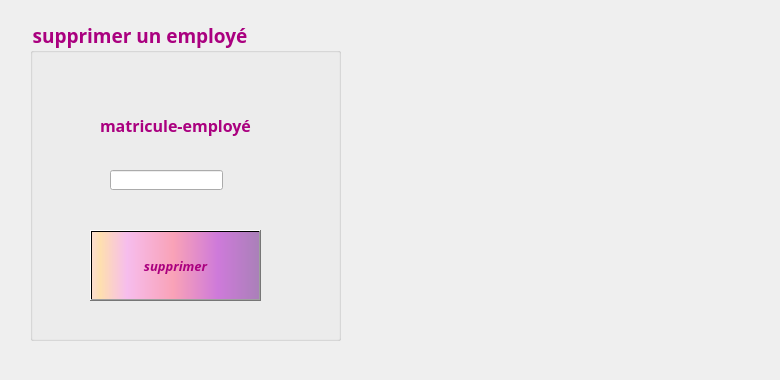
     <widget class="QWidget" name="supprimeremp">
      <attribute name="title">
       <string>Supprimer</string>
      </attribute>
      <widget class="QGroupBox" name="groupBox_3">
       <property name="geometry">
        <rect>
         <x>30</x>
         <y>20</y>
         <width>311</width>
         <height>321</height>
        </rect>
       </property>
       <property name="font">
        <font>
         <family>Lucida Calligraphy</family>
         <pointsize>14</pointsize>
         <weight>75</weight>
         <bold>true</bold>
        </font>
       </property>
       <property name="layoutDirection">
        <enum>Qt::LeftToRight</enum>
       </property>
       <property name="styleSheet">
        <string notr="true">color:rgb(170, 0, 127);
</string>
       </property>
       <property name="title">
        <string>supprimer un employé</string>
       </property>
       <widget class="QLabel" name="label_29">
        <property name="geometry">
         <rect>
          <x>168</x>
          <y>318</y>
          <width>2101</width>
          <height>2211</height>
         </rect>
        </property>
        <property name="text">
         <string/>
        </property>
        <property name="pixmap">
         <pixmap>../Documents/temp/macaron.jpg</pixmap>
        </property>
       </widget>
       <widget class="QLabel" name="label_30">
        <property name="geometry">
         <rect>
          <x>70</x>
          <y>70</y>
          <width>191</width>
          <height>71</height>
         </rect>
        </property>
        <property name="font">
         <font>
          <family>Lucida Calligraphy</family>
          <pointsize>12</pointsize>
          <weight>75</weight>
          <bold>true</bold>
         </font>
        </property>
        <property name="text">
         <string>matricule-employé</string>
        </property>
       </widget>
       <widget class="QPushButton" name="suppemp">
        <property name="geometry">
         <rect>
          <x>60</x>
          <y>210</y>
          <width>171</width>
          <height>71</height>
         </rect>
        </property>
        <property name="font">
         <font>
          <family>Lucida Calligraphy</family>
          <pointsize>10</pointsize>
          <weight>75</weight>
          <italic>true</italic>
          <bold>true</bold>
          <underline>false</underline>
          <strikeout>false</strikeout>
         </font>
        </property>
        <property name="styleSheet">
         <string notr="true">background-color: qlineargradient(spread:pad, x1:1, y1:0, x2:1, y2:0, stop:0.919598 rgba(255, 0, 111, 255), stop:0.98 rgba(0, 0, 0, 255), stop:1 rgba(235, 148, 61, 255));
color: rgb(170, 0, 127);

background-color: qlineargradient(spread:pad, x1:0, y1:0, x2:1, y2:0, stop:0.0100503 rgba(252, 222, 204, 255), stop:0.0502513 rgba(254, 223, 175, 255), stop:0.211055 rgba(246, 189, 237, 255), stop:0.487437 rgba(249, 162, 183, 255), stop:0.753769 rgba(206, 122, 218, 255), stop:1 rgba(170, 128, 185, 255));</string>
        </property>
        <property name="text">
         <string>supprimer</string>
        </property>
        <property name="icon">
         <iconset>
          <normaloff>../imagesQT/pbs.png</normaloff>../imagesQT/pbs.png</iconset>
        </property>
        <property name="iconSize">
         <size>
          <width>100</width>
          <height>121</height>
         </size>
        </property>
       </widget>
       <widget class="QLineEdit" name="comboBox_employes_sup">
        <property name="geometry">
         <rect>
          <x>80</x>
          <y>150</y>
          <width>113</width>
          <height>20</height>
         </rect>
        </property>
       </widget>
      </widget>
      <widget class="QLabel" name="label_photo_10">
       <property name="geometry">
        <rect>
         <x>0</x>
         <y>0</y>
         <width>771</width>
         <height>371</height>
        </rect>
       </property>
       <property name="text">
        <string/>
       </property>
       <property name="pixmap">
        <pixmap>../imagesQT/suppempback.jpg</pixmap>
       </property>
      </widget>
      <zorder>label_photo_10</zorder>
      <zorder>groupBox_3</zorder>
     </widget>
